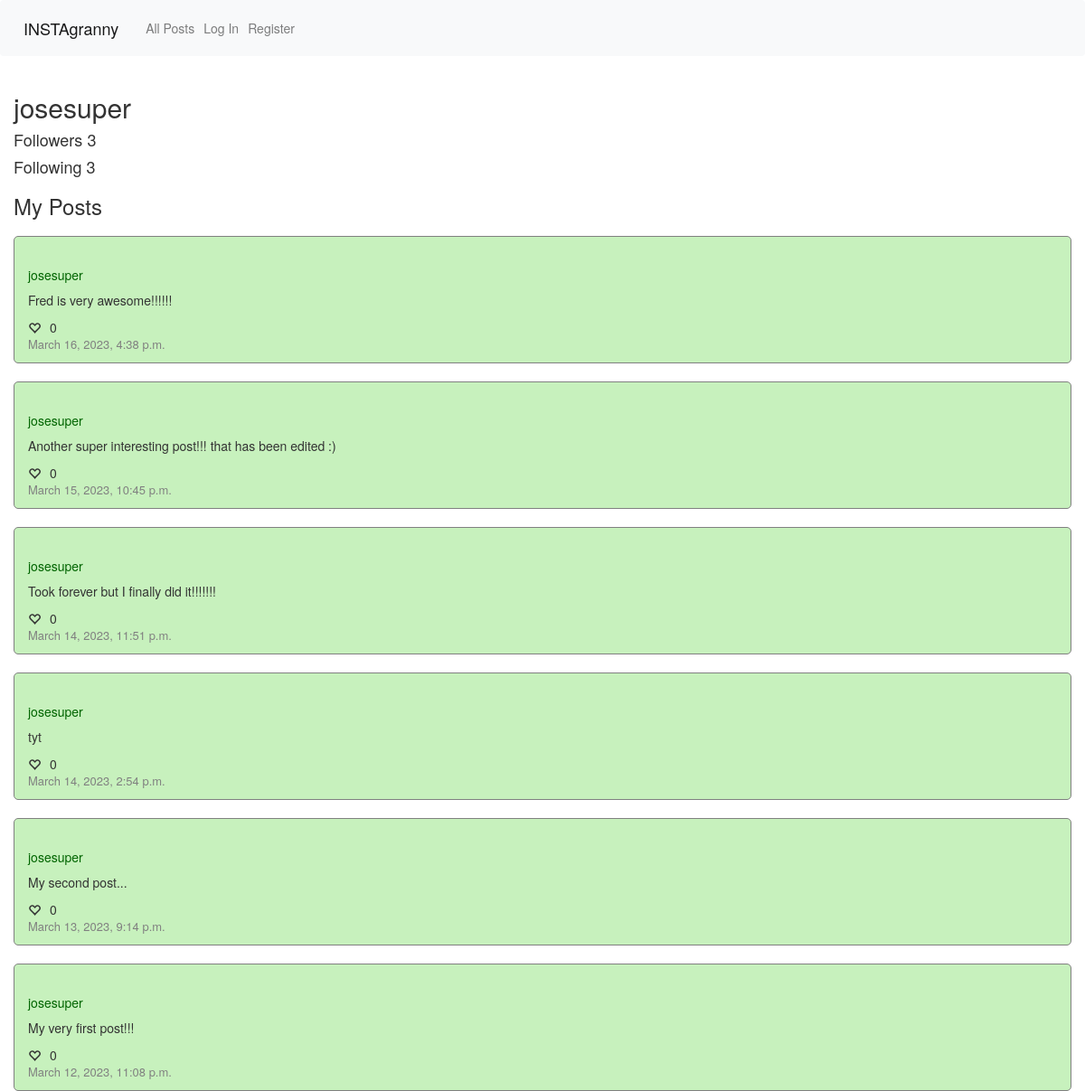
The app's page /josesuper, older data.
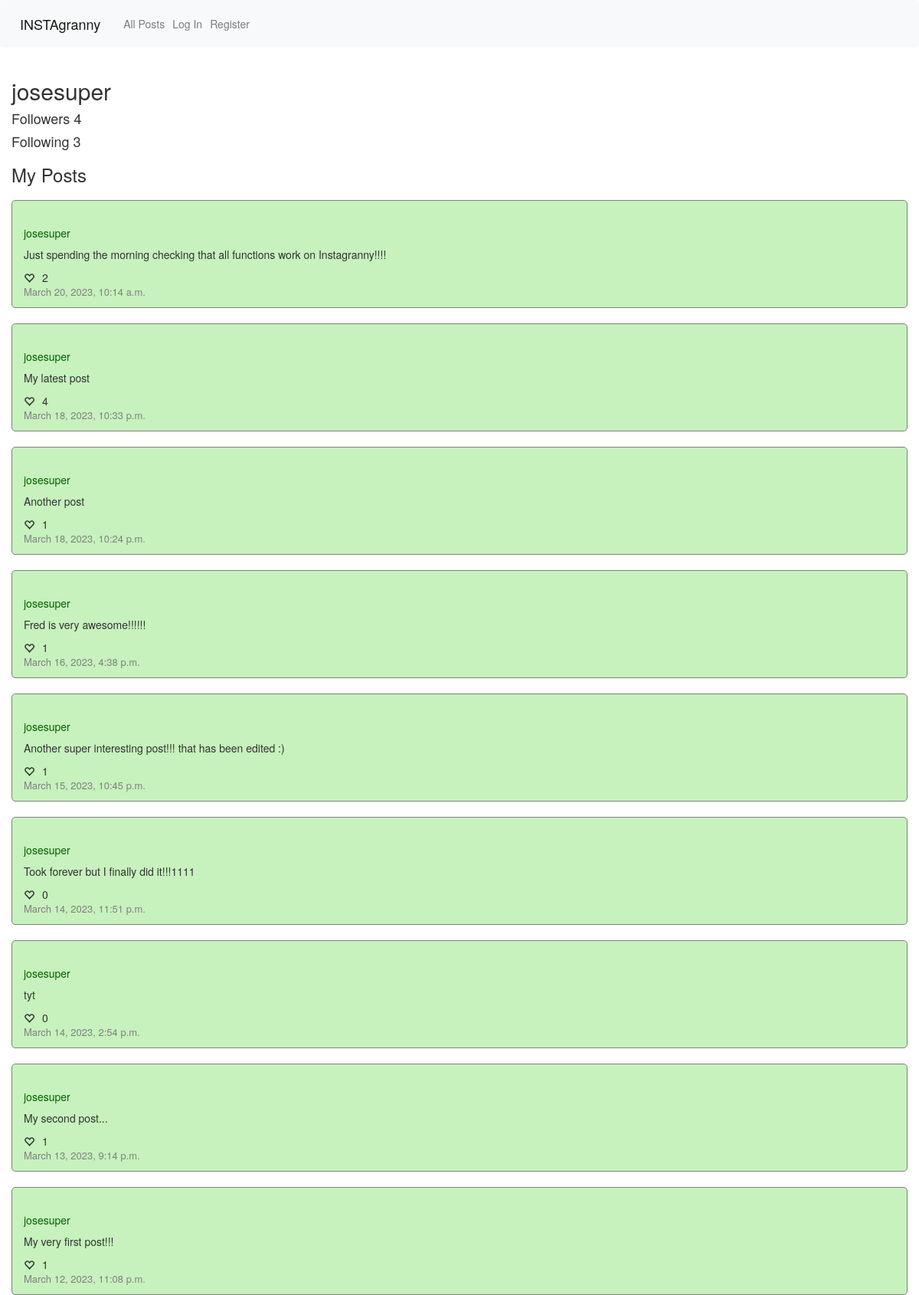
The same page, newer data.
### network/models.py (models this page shows, shortened)
class User(AbstractUser):
    followers = models.ManyToManyField('self', symmetrical=False, blank=True, related_name="following")
    def __str__(self):
        return f"{self.username}"

class Post(models.Model):
    poster = models.ForeignKey(User,on_delete=models.PROTECT, related_name="user_posts")
    body = models.TextField(max_length=300)
    liked_by = models.ManyToManyField(User, blank=True, related_name='liked_posts')
    timestamp = models.DateTimeField(default=datetime.today)

### network/views.py (the view)
# urls.py: path("<str:username>", views.profile_view, name="profile"),
def profile_view(request, username):
    user = request.user
    profile = User.objects.get(username=username)
    users_following = profile.followers.all()
    followed = False
    for user_following in users_following:
        if user_following == user:
            followed = True
    if request.method == "POST":
        if request.POST["formtype"] == "follow":
            profile.followers.add(user)
            return redirect("network:profile", username)
        elif request.POST["formtype"] == "unfollow":
            profile.followers.remove(user)
            return redirect("network:profile", username)
    else:
        posts = Post.objects.filter(poster=profile).order_by('-timestamp')
        page_number = request.GET.get('page', 1)
        paginator = Paginator(posts, 10)
        page = paginator.get_page(page_number)
        return render(request, "network/profile.html", {
            "profile": profile,
            "followed": followed,
            "page": page
        })

### network/templates/network/profile.html (shortened to what this page needs)
{% extends "network/layout.html" %}
{% load static %}
{% block body %}
<div class="container-fluid">
    <h2>{{ profile.username }}</h2>
    <h4>Followers {{ profile.followers.count }}</h4>
    <h4>Following {{ profile.following.count }}</h4>
    <h3> My Posts</h3>
    {% for post in page %}
    <div class="post-section">
        <h5><a id="post-poster-{{ post.id }}" class="profilename" href="/{{ post.poster }}">{{ post.poster }}</a></h5>
        <p id="post-body-{{ post.id }}">{{ post.body }}</p>
        <div class="row align-items-center">
            <div id="likes-{{ post.id }}" class="col heart-col">
                {% if user in post.liked_by.all %}
                <i class="glyphicon glyphicon-heart" data-liked="True" data-like="{{ post.id }}"></i>
                {% else %}
                <i class="glyphicon glyphicon-heart-empty" data-liked="False" data-like="{{ post.id }}"></i>
                {% endif %}
                <p id="like-count-{{ post.id }}">{{ post.liked_by.all|length }}</p>
            </div>
        </div>
        <p class="timestamp">{{ post.timestamp }}</p>
    </div>
    {% endfor %}
</div>
{% endblock %}

### network/templates/network/layout.html (shortened to what this page needs)
{% load static %}
<!DOCTYPE html>
<html lang="en">
    <head>
        <link rel="stylesheet" href="https://stackpath.bootstrapcdn.com/bootstrap/4.4.1/css/bootstrap.min.css">
        <link href="{% static 'network/styles.css' %}" rel="stylesheet">
        <link rel="stylesheet" href="https://maxcdn.bootstrapcdn.com/bootstrap/3.3.7/css/bootstrap.min.css">
    </head>
    <body>
        <nav class="navbar navbar-expand-lg navbar-light bg-light">
            <a class="navbar-brand" href="#">INSTAgranny</a>
            <div>
              <ul class="navbar-nav mr-auto">
                <li class="nav-item">
                  <a class="nav-link" href="{% url 'network:index' %}">All Posts</a>
                </li>
                {% if user.is_authenticated %}
                    <li class="nav-item">
                        <a class="nav-link" href="{% url 'network:following' %}">Following</a>
                    </li>
                    <li class="nav-item">
                        <a class="nav-link" href="{% url 'network:logout' %}">Log Out</a>
                    </li>
                {% else %}
                    <li class="nav-item">
                        <a class="nav-link" href="{% url 'network:login' %}">Log In</a>
                    </li>
                    <li class="nav-item">
                        <a class="nav-link" href="{% url 'network:register' %}">Register</a>
                    </li>
                {% endif %}
              </ul>
            </div>
          </nav>
        <div class="body">
            {% block body %}
            {% endblock %}
        </div>
    </body>
</html>

### network/static/network/styles.css (style rules this page uses)
h2 { margin-top: 15px; margin-bottom: 15px; }
.post-section { margin-top: 20px; border-style: solid; border-width: thin; border-color: grey; border-radius: 5px; padding: 25px 15px 0px 15px; background-color: #c7f1bd; }
.post-section .heart-col { padding-right: 10px; }
.heart-col { display: inline-flex; align-items: center; }
.heart-col p { margin-left: 10px; margin-bottom: 0; }
.timestamp { font-size: small; color: grey; }
.profilename { color: darkgreen; }

Row changes from the older to the newer data that the page shows:
changed User "josesuper": followers.count "3" → "4"
added Post: poster "josesuper", body "Just spending the morning checking that all functions work on Instagranny!!!!", liked_by.all|length "2", timestamp "March 20, 2023, 10:14 a.m."
added Post: poster "josesuper", body "My latest post", liked_by.all|length "4", timestamp "March 18, 2023, 10:33 p.m."
added Post: poster "josesuper", body "Another post", liked_by.all|length "1", timestamp "March 18, 2023, 10:24 p.m."
computed for Post "Fred is very awesome!!!!!!": liked_by.all|length "0" → "1"
computed for Post "Another super interesting post!!! that has been edited :)": liked_by.all|length "0" → "1"
changed Post: body "Took forever but I finally did it!!!!!!!" → "Took forever but I finally did it!!!1111"
computed for Post "March 13, 2023, 9:14 p.m.": liked_by.all|length "0" → "1"
computed for Post "My very first post!!!": liked_by.all|length "0" → "1"
